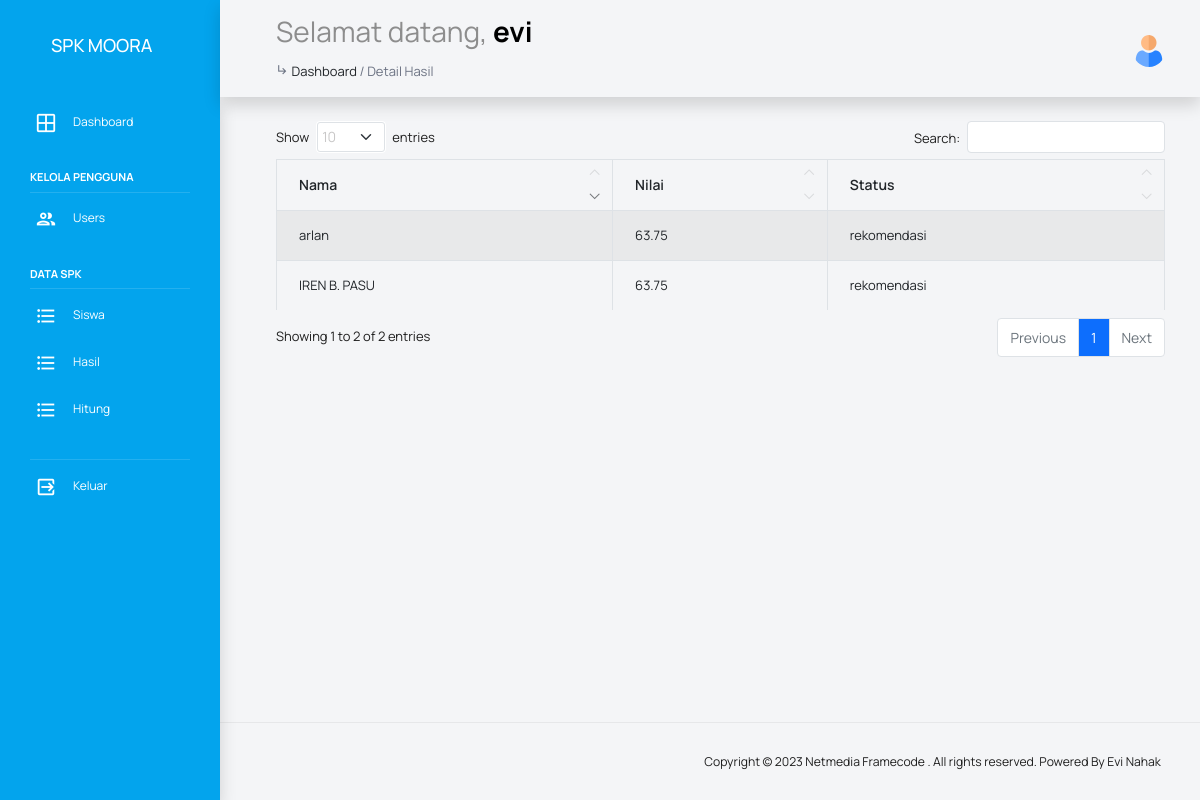
The page /views/detail-hasil?data=2023-02-23 01:01:45 (signed in) on the database its author committed.
### tables this page shows
CREATE TABLE `tabel_hasil` (
  `id_hasil` int(11) NOT NULL,
  `nama` varchar(25) NOT NULL,
  `nilai` double NOT NULL,
  `tanggal` timestamp NOT NULL DEFAULT current_timestamp() ON UPDATE current_timestamp(),
  `status` varchar(25) NOT NULL
);

### views/detail-hasil.php (the view, shortened to what this page needs)
<?php require_once("../controller/script.php");
if (!isset($_GET['data'])) {
  header("Location: hasil");
  exit();
} else {
  $tanggal = htmlspecialchars(addslashes(trim(mysqli_real_escape_string($conn, $_GET['data']))));
  $detail_hasil = mysqli_query($conn, "SELECT * FROM tabel_hasil WHERE tanggal='$tanggal'");
}
?>
<!DOCTYPE html>
<html lang="en">
<head><?php require_once("../resources/dash-header.php") ?></head>
<body>
  <div class="container-scroller">
    <?php require_once("../resources/dash-topbar.php") ?>
    <div class="container-fluid page-body-wrapper">
      <?php require_once("../resources/dash-sidebar.php") ?>
      <div class="main-panel">
        <div class="content-wrapper">
          <div class="row">
            <div class="col-sm-12">
              <div class="home-tab">
                <div class="data-main">
                  <div class="table-responsive">
                    <table class="display table table-bordered table-striped table-sm" id="datatable">
                      <thead>
                        <tr>
                          <th>Nama</th>
                          <th>Nilai</th>
                          <th>Status</th>
                        </tr>
                      </thead>
                      <tbody>
                        <?php if (mysqli_num_rows($detail_hasil) > 0) {
                          while ($row = mysqli_fetch_assoc($detail_hasil)) { ?>
                            <tr>
                              <td><?= $row['nama'] ?></td>
                              <td><?php echo number_format($row['nilai'], 2) ?></td>
                              <td><?= $row['status'] ?></td>
                            </tr>
                        <?php }
                        } ?>
                      </tbody>
                    </table>
                  </div>
                </div>
              </div>
            </div>
          </div>
        </div>
        <?php require_once("../resources/dash-footer.php") ?>
</body>
</html>

### resources/dash-header.php (style rules this page uses)
html { scroll-behavior: smooth; }

### rows shown on the page
tabel_hasil: nama "IREN B. PASU", nilai "63.75", status "rekomendasi"
tabel_hasil: nama "arlan", nilai "63.75", status "rekomendasi"

### other values the page prints
$_SESSION["data-user"]["username"] "evi"
$_SESSION["page-name"] "Detail Hasil"
